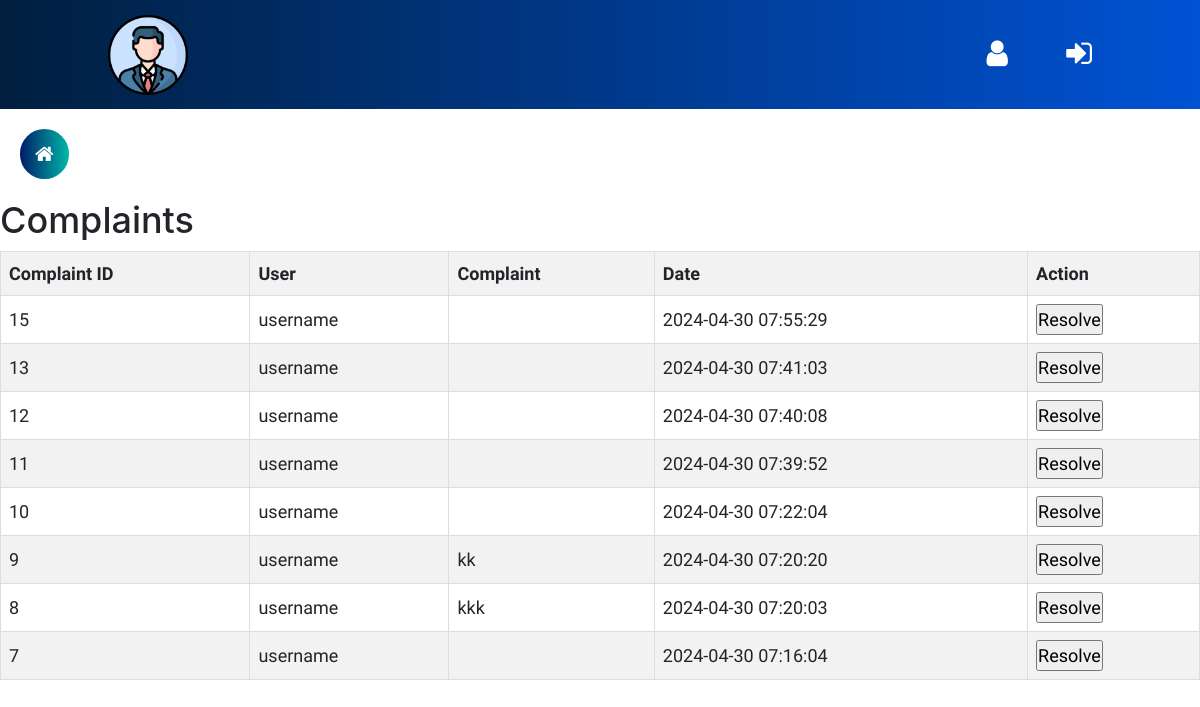
Before: /users/admin/Includes/complaintView.php (signed in) with the older database file.
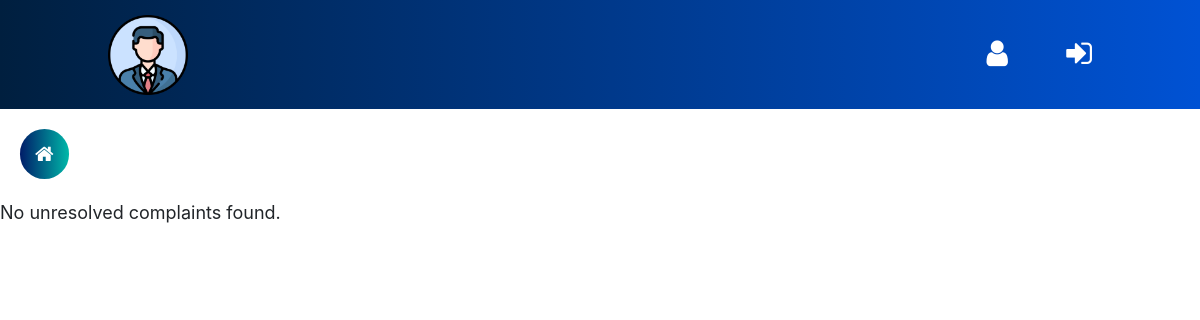
After: the same page with the newer database file.
### tables this page shows
CREATE TABLE `complain` (
  `complain_id` int(11) NOT NULL,
  `user_id` int(11) DEFAULT NULL,
  `complain_text` text DEFAULT NULL,
  `complain_date` timestamp NOT NULL DEFAULT current_timestamp(),
  `resolved` tinyint(1) DEFAULT 0
);

CREATE TABLE `user` (
  `user_id` int(11) NOT NULL,
  `admin_id` int(11) DEFAULT NULL,
  `username` varchar(255) DEFAULT NULL,
  `password` varchar(255) DEFAULT NULL,
  `email` varchar(255) DEFAULT NULL,
  `phone_number` varchar(20) DEFAULT NULL,
  `address` varchar(255) DEFAULT NULL,
  `otp` int(11) DEFAULT NULL,
  `contact_num` varchar(20) DEFAULT NULL
);

### users/admin/Includes/complaintView.php (the view, shortened to what this page needs)
<?php
require_once('../../../connection/session.php');
?>
<!DOCTYPE html>
<html lang="en">
<head>
    <link rel="stylesheet" href="https://cdn.jsdelivr.net/npm/bootstrap@4.0.0/dist/css/bootstrap.min.css">
        <link rel="stylesheet" href="https://cdnjs.cloudflare.com/ajax/libs/font-awesome/4.7.0/css/font-awesome.min.css">
       <link rel="stylesheet" href="/newproject/users/admin/assets/css/style.css"></link>
    <link rel="stylesheet" href="../../../assets/style.css">
</head>
<body>
<?php
         include "../adminHeader.php";
         include "../sidebar.php";
?>
<?php
$sql = "SELECT c.complain_id, c.complain_text, c.complain_date, u.username ,u.email
        FROM complain c
        INNER JOIN user u ON c.user_id = u.user_id
        WHERE c.resolved = 0
        ORDER BY c.complain_date DESC";
$result = $con->query($sql);
if ($result->num_rows > 0) {
    ?>
    <h2>Complaints</h2>
    <table>
        <thead>
            <tr>
                <th>Complaint ID</th>
                <th>User</th>
                <th>Complaint</th>
                <th>Date</th>
                <th>Action</th>
            </tr>
        </thead>
        <tbody>
            <?php while($row = $result->fetch_assoc()): ?>
            <tr>
                <td><?= $row['complain_id'] ?></td>
                <td><?= $row['username'] ?></td>
                <td><?= $row['complain_text'] ?></td>
                <td><?= $row['complain_date'] ?></td>
                <td>
                    <form action='' method='post'>
                        <input type='submit' name='resolve' value='Resolve'>
                    </form>
                </td>
            </tr>
            <?php endwhile; ?>
        </tbody>
    </table>
<?php
} else {
    echo "No unresolved complaints found.";
}
?>
</body>
</html>

### users/admin/adminHeader.php (shortened to what this page needs)
 <nav  class="navbar navbar-expand-lg navbar-light px-5" style="background: linear-gradient(to right, #001f3f, #0052D4);
">
    <a class="navbar-brand ml-5" href="./index.php">
        <img src="/newproject/users/admin/assets/images/logo.png" width="80" height="80" alt="Swiss Collection">
    </a>
    <div class="user-cart">
          <a href="/newproject/users/admin/index.php" style="text-decoration:none;">
            <i class="fa fa-user mr-5" style="font-size:30px; color:#fff;" aria-hidden="true"></i>
         </a>
            <a href="/newproject/assets/logout.php" style="text-decoration:none;">
                    <i class="fa fa-sign-in mr-5" style="font-size:30px; color:#fff;" aria-hidden="true"></i>
            </a>
    </div>
</nav>

### users/admin/sidebar.php (shortened to what this page needs)
<div id="main">
    <button class="openbtn" onclick="openNav()"><i class="fa fa-home"></i></button>
</div>

### users/admin/assets/css/style.css (style rules this page uses)
* { margin: 0; padding: 0; font-family: 'Work Sans', sans-serif; font-size: 18px; }
a { text-decoration: none; }
.openbtn { font-size: 20px; cursor: pointer; padding: 10px 15px; border: none; border-radius: 100px; color: #fff; background: linear-gradient(to right, #001c68, #00b8a9); }
#main { transition: margin-left .5s; padding: 20px; }

### assets/style.css (style rules this page uses)
table { border-collapse: collapse; width: 100%; }
th, td { border: 1px solid #dddddd; text-align: left; padding: 8px; }
th { background-color: #f2f2f2; }
tr:nth-child(even) { background-color: #f2f2f2; }

Changed rows visible on the page:
removed complain: complain_id "15", user.username "username", complain_date "2024-04-30 07:55:29"
removed complain: complain_id "13", user.username "username", complain_date "2024-04-30 07:41:03"
removed complain: complain_id "12", user.username "username", complain_date "2024-04-30 07:40:08"
removed complain: complain_id "11", user.username "username", complain_date "2024-04-30 07:39:52"
removed complain: complain_id "10", user.username "username", complain_date "2024-04-30 07:22:04"
removed complain: complain_id "9", user.username "username", complain_text "kk", complain_date "2024-04-30 07:20:20"
removed complain: complain_id "8", user.username "username", complain_text "kkk", complain_date "2024-04-30 07:20:03"
removed complain: complain_id "7", user.username "username", complain_date "2024-04-30 07:16:04"
Other visible differences:
text no longer shown: "Complaints Complaint ID User Complaint Date Action"
text now shown: "No unresolved complaints found."
